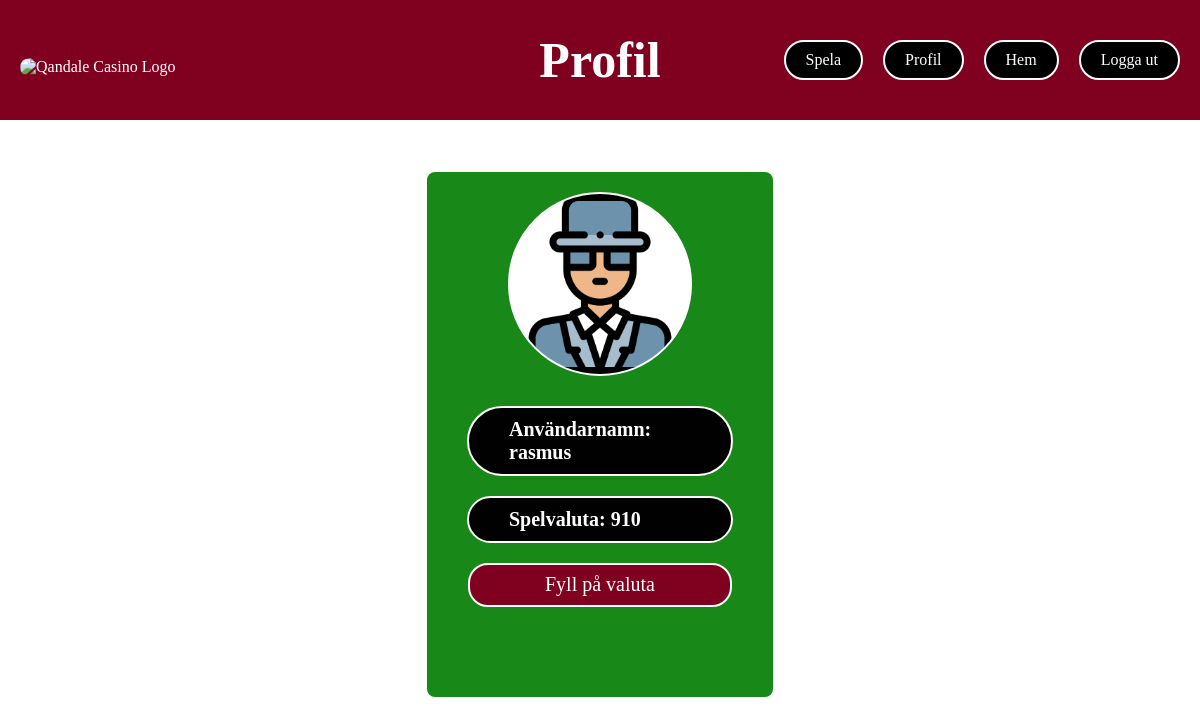
The app's page /profile.php (signed in), older data.
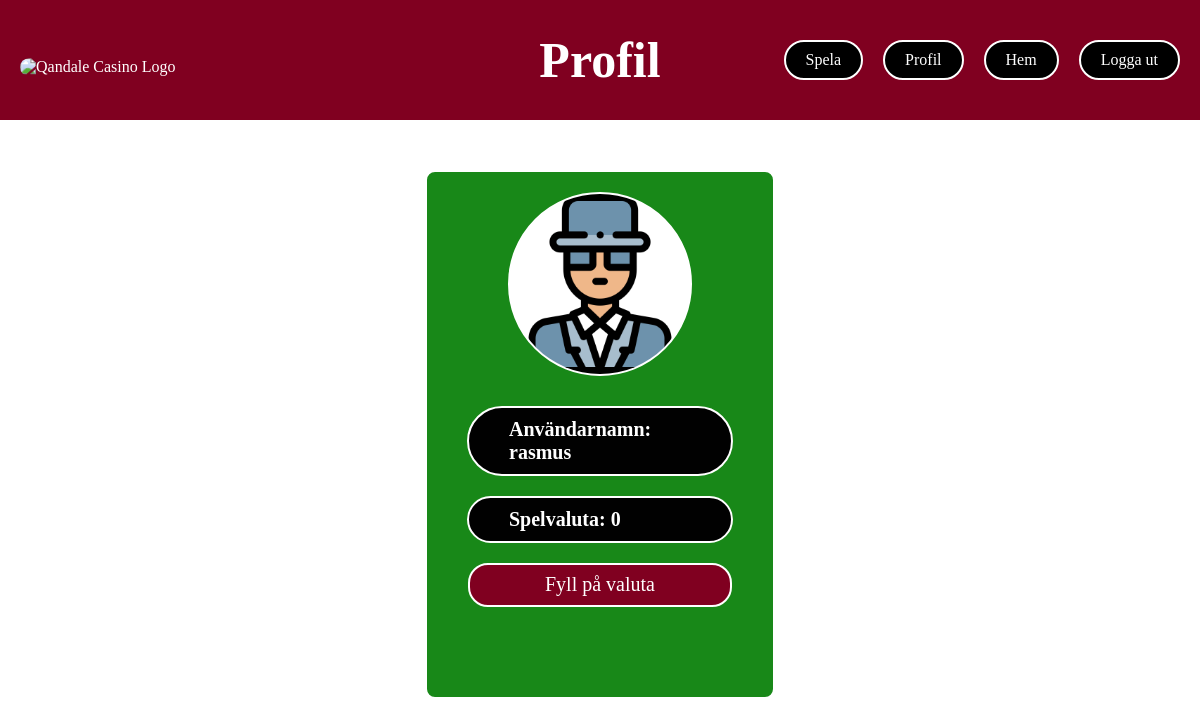
The same page, newer data.
### tables this page shows
CREATE TABLE "User" (
	"userID"	INTEGER NOT NULL UNIQUE,
	"username"	TEXT NOT NULL UNIQUE,
	"password"	TEXT NOT NULL,
	"currency"	INTEGER, "role",
	PRIMARY KEY("userID" AUTOINCREMENT)
);

### profile.php (the view, shortened to what this page needs)
<?php
$user_id = $_SESSION['USERID'];
$db = new SQLite3("./db/database.db");
$stmt = $db->prepare('SELECT username, currency FROM User WHERE userID = :userID');
$stmt->bindValue(':userID', $user_id, SQLITE3_INTEGER);
$result = $stmt->execute();
$profile = $result->fetchArray(SQLITE3_ASSOC);
?>
<!DOCTYPE html>
<html lang="en">
<head>
    <link rel="stylesheet" href="profile.css">
</head>
<body>
<aside id="topbar">
       <div class="topbar-container">
           <img src="NyaQuandale.gif" alt="Qandale Casino Logo" class="topbar-logo" href="./index.php">
           <h1> Profil </h1>
           <div class="button-container">
               <button onclick="navigateTo('weather.php')">Spela</button>
               <button onclick="navigateTo('profile.php')">Profil</button>
               <button onclick="navigateTo('index.php')">Hem</button>
               <button onclick="navigateTo('logOut.php')">Logga ut</button>
           </div>
       </div>
   </aside>
    <article id="profileBox">
        <img src="profilepic.png" alt="Profile picture">
        <ul>
            <li>
                <h3> Användarnamn: <?php echo htmlspecialchars($profile['username']); ?> </h3>
            </li>
            <li>
                <h3> Spelvaluta: <?php echo htmlspecialchars($profile['currency']); ?> </h3>
            </li>
            <li>
            <button id="fillButton" onclick="navigateTo('refill.php')">Fyll på valuta</button>
            </li>
        </ul>
    </article>
</body>
</html>

Row changes from the older to the newer data that the page shows:
changed user "rasmus": currency "910" → "0"
